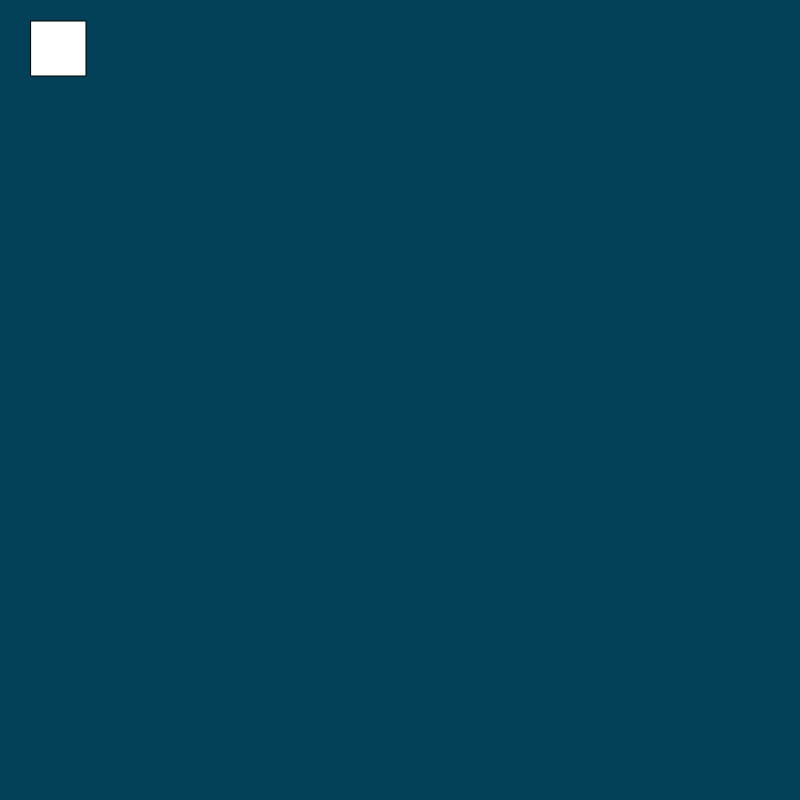
Frame 1 (no input)
Frame 60 (no input): blank canvas, image omitted
Frame 120 (the mouse pressed at the canvas centre since frame 60): blank canvas, image omitted

The p5.js sketch that drew this single still picture (run headless with seeded random() and noise() and a simulated clock; from frame 60 on, the mouse is pressed at the canvas centre):

// p5.js sketch
// ── sketch.js
let x = 1;
function setup() {
  createCanvas(800, 800);
  angleMode(DEGREES);
}

function draw() {
  background(color("#034159"));
  rect(30+x, 20+x, 55, 55);
  noFill(); 
  stroke(color("#0CF25D"))
  x = x + 1;
  rotate(PI/10);
}
